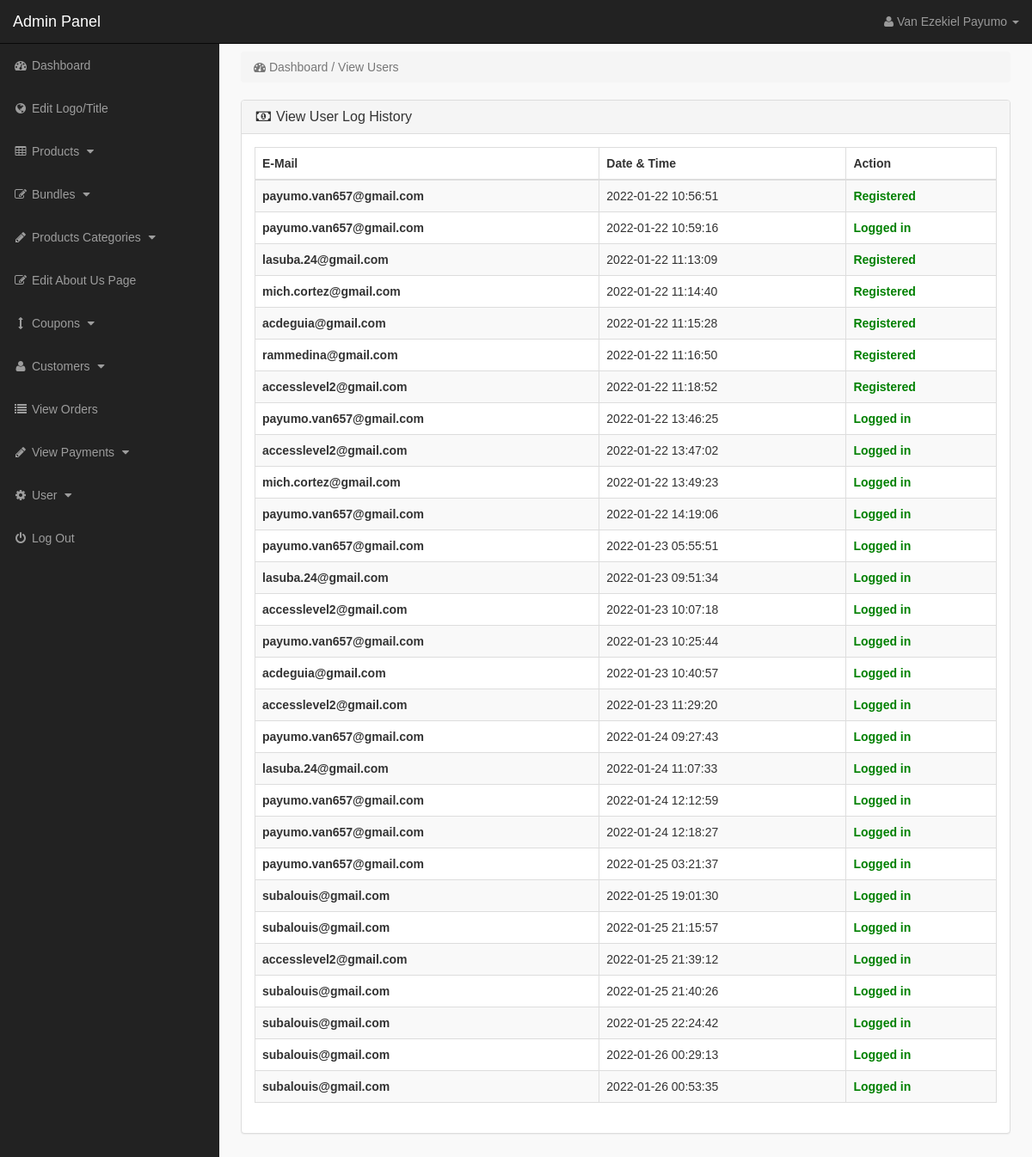
Page /admin_area/index.php?user_history (signed in) on the earlier database version.
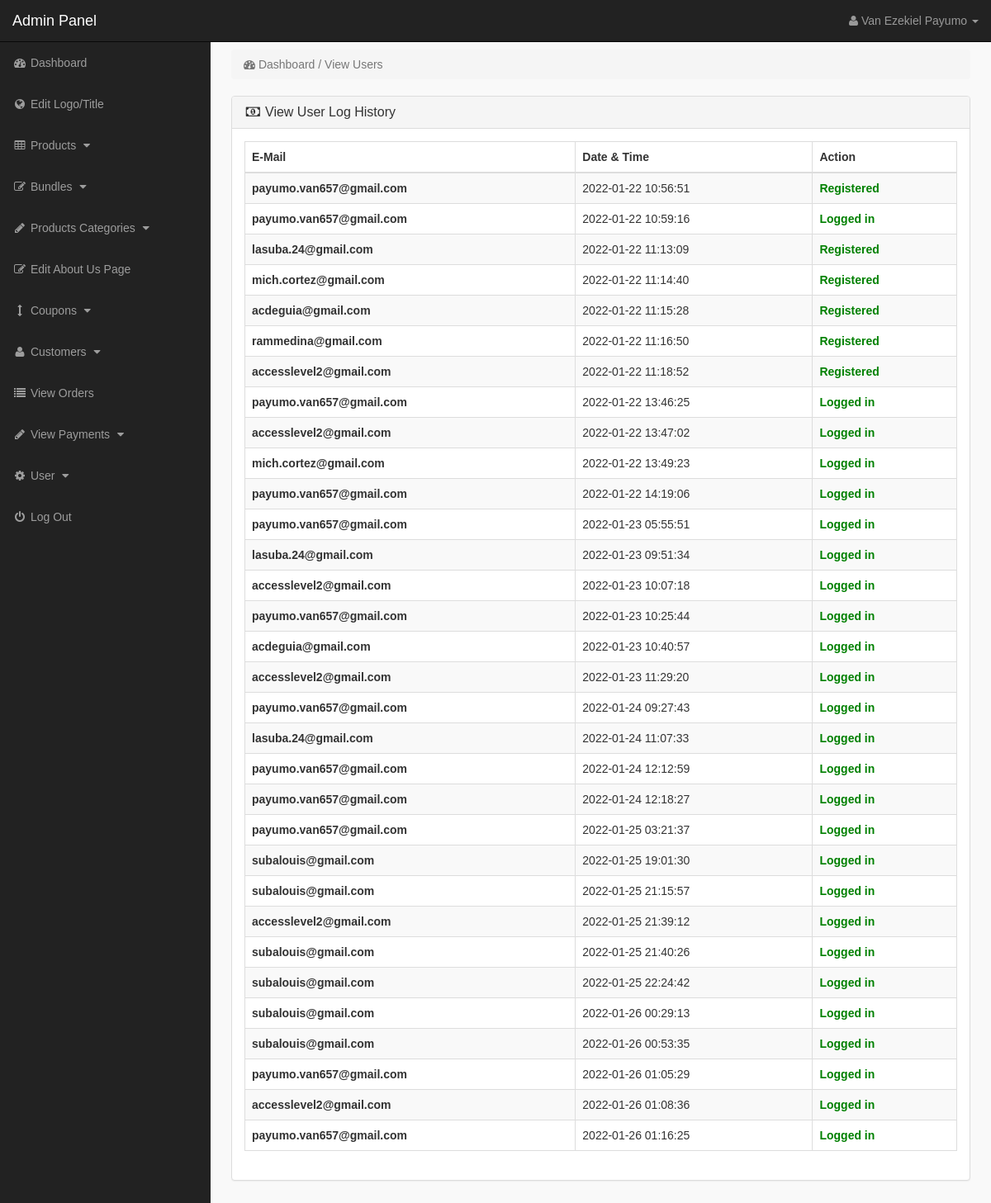
Same page on the later database version.
### tables this page shows
CREATE TABLE `user_log_history` (
  `log_id` int(10) NOT NULL,
  `u_id` int(10) NOT NULL,
  `u_email` varchar(255) NOT NULL,
  `log_time` timestamp NOT NULL DEFAULT current_timestamp(),
  `activity` varchar(255) NOT NULL
);

### admin_area/user_history.php (the view, shortened to what this page needs)
<?php
if (!isset($_SESSION['admin_email'])) {
    echo "<script>window.open('login.php','_self')</script>";
} else {
    ?>
<div class="row">
<div class="col-lg-12" >
<ol class="breadcrumb" >
<li class="active" >
<i class="fa fa-dashboard"></i> Dashboard / View Users
</li>
</ol>
</div>
</div>
<div class="row" >
<div class="col-lg-12" >
<div class="panel panel-default" >
<div class="panel-heading" >
<h3 class="panel-title" >
<i class="fa fa-money fa-fw" ></i> View User Log History
</h3>
</div>
<div class="panel-body" >
<div class="table-responsive" >
<table class="table table-bordered table-hover table-striped" >
<thead>
<tr>
<th>E-Mail</th>
<th>Date & Time</th>
<th>Action</th>
</tr>
</thead>
<tbody>
<?php
    $admin_id = $_SESSION['admin_id'];
    $admin_level = $_SESSION['admin_level'];
    if ($admin_level == 2) {
        $get_logs = "select * from user_log_history WHERE u_id='$admin_id'";
    } else {
        $get_logs = "select * from user_log_history";
    }
    $run_logs = mysqli_query($con, $get_logs);
    while ($row_logs = mysqli_fetch_array($run_logs)) {
        $u_email = $row_logs['u_email'];
        $log_date = $row_logs['log_time'];
        $u_action = $row_logs['activity'];
        ?>
<tr>
<th><?php echo $u_email ?></th>
<td><?php echo $log_date ?></td>
<td><b style='color:green;'><?php echo $u_action ?></b></td>
</tr>
<?php }?>
</tbody>
</table>
</div>
</div>
</div>
</div>
</div>
<?php }?>

Differences in the rows shown:
added user_log_history: u_email "payumo.van657@gmail.com", log_time "2022-01-26 01:05:29", activity "Logged in"
added user_log_history: u_email "accesslevel2@gmail.com", log_time "2022-01-26 01:08:36", activity "Logged in"
added user_log_history: u_email "payumo.van657@gmail.com", log_time "2022-01-26 01:16:25", activity "Logged in"
